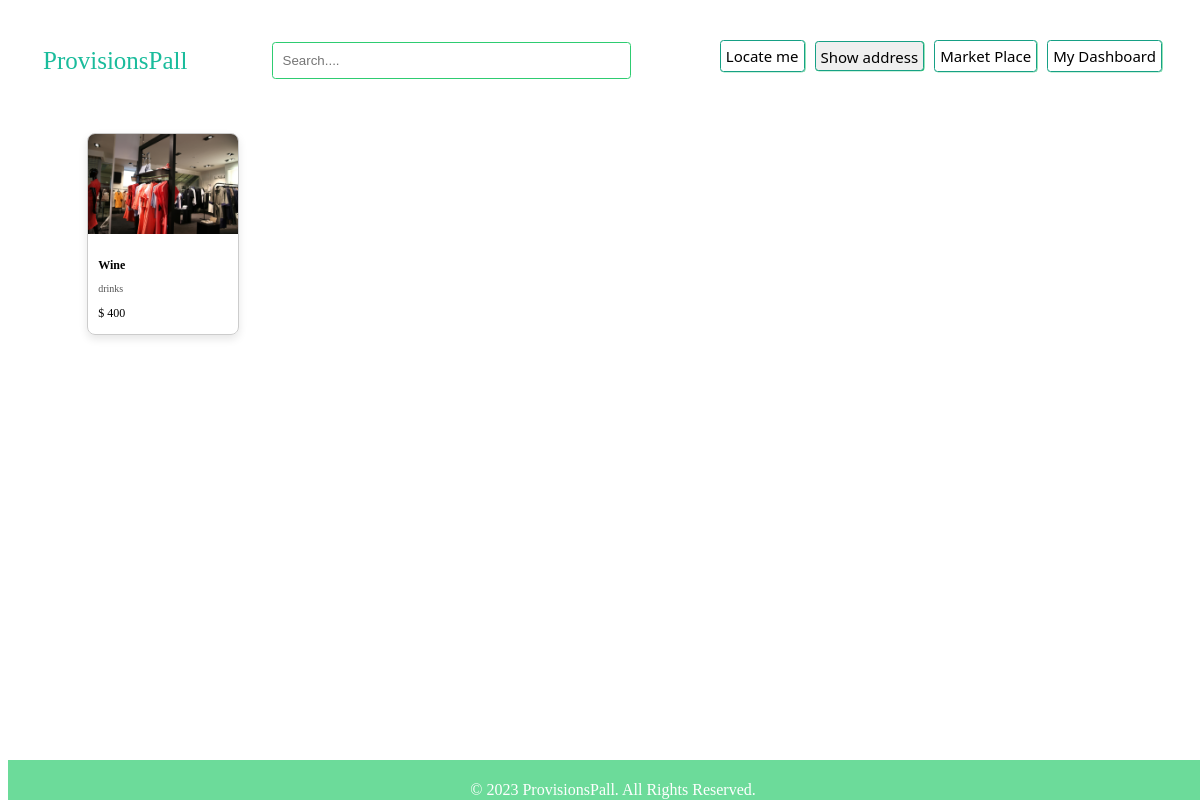
The app's page /market/store/14 (signed in) with its own data.
### models/model.py (models this page shows, shortened)
class Product(db.Model):
    id = db.Column(db.Integer, primary_key=True)
    name = db.Column(db.String(100), nullable=False)
    price = db.Column(db.Integer, nullable=False)
    description = db.Column(db.Text, nullable=False)
    image = db.Column(db.String(150), nullable=True, default='img4')
    category = db.Column(db.String(80), nullable=False)
    date_created = db.Column(db.DateTime, nullable=False,
                             default=datetime.utcnow)
    store_id = db.Column(db.Integer, db.ForeignKey('store.id'), nullable=False)

### provisionspall_web/app.py (the view)
@app.route('/market/store/<id>', strict_slashes=False)
def market_store(id=None):
    if id is None:
        return redirect('/market')
    store = db.session.get(Store, id)
    if not len(store.products):
        return redirect('/market')
    return render_template('market.html',
                           products=store.products,
                           cache_id=uuid.uuid4())

### provisionspall_web/templates/market.html (shortened to what this page needs)
<!DOCTYPE html>
<html lang="en">
    <head>
        <link rel="stylesheet" type="text/css"
            href="{{ url_for('static', filename='styles/dashboard-mobile.css') }}">
        <link rel="stylesheet" type="text/css"
            href="{{ url_for('static', filename='styles/dashboard.css') }}">
        <link rel="stylesheet" type="text/css"
            href="{{ url_for('static', filename='styles/marketplace.css') }}">
    </head>
    <body>
        <section class="container">
            <a href="/market" class="login-link2">ProvisionsPall</a>
            <input type="text" id="searchBar" name="search_text"
                class="search_text"
                placeholder="Search...." value>
            <a href="/store/{{ products[0].store_id }}"
                class="login-link style_button style_input bigDevice">Locate
                me</a>
            <button id="address"
                class="login-link style_button style_input bigDevice"
                data-store="{{ products[0].store_id }}">Show
                address</button>
            <a href="/market"
                class="login-link style_button style_input bigDevice">Market
                Place</a>
            <a href="/dashboard"
                class="login-link style_button style_input bigDevice">My
                Dashboard</a>
        </section>
        <div class="image-grid" data-cache="{{ cache_id }}">
            {% for product in products %}
            <div class="card" data-id="{{ product.id }}">
                <img
                    src="{{ url_for('static', filename='uploads/' + product.image) }}"
                    alt="Store Image">
                <div class="card-content">
                    <h2 class="card-title">{{ product.name }}</h2>
                    <p class="card-description">{{ product.category }}</p>
                    <p class="card-title">$ {{ product.price }}</p>
                </div>
            </div>
            {% endfor %}
        </div>
        <div class="footer">
            <p>&copy; 2023 ProvisionsPall. All Rights Reserved.</p>
        </div>
    </body>
</html>

### provisionspall_web/static/styles/dashboard-mobile.css (style rules this page uses)
:root { --primary-color: #1abc9c; --secondary-color: #16a085; --accent-color: #2ecc71; }
button { cursor: pointer; }
.bigDevice { display: none; }
@media screen and (min-width: 500px) { .bigDevice { display: inline-flex; } }
.style_input { margin-bottom: 10px; margin-left: 10px; max-width: 400px; max-height: 150px; border-radius: 3.5px; border: 1px var(--accent-color) solid; padding: 5px; }
.login-link { text-decoration: none; color: inherit; }
.login-link2 { text-decoration: none; font-size: 15px; color: var(--primary-color); padding: 5px; }
.style_button { border-radius: 3.5px; border: 1px var(--secondary-color) solid; box-shadow: 0.5px 0.3px 0.1px var(--accent-color); }
.user_container button, .login-link, .submit_button, #close, #close2, #submit_store, #store { max-height: 30px; min-width: 20px; font-size: 10px; font-family: system-ui, -apple-system, BlinkMacSystemFont, 'Segoe UI', Roboto, Oxygen, Ubuntu, Cantarell, 'Open Sans', 'Helvetica Neue', sans-serif; font-weight: 15px; }

### provisionspall_web/static/styles/dashboard.css (style rules this page uses)
@media screen and (min-width: 1024px) { .login-link2 { font-size: 25px; } }
@media screen and (min-width: 1024px) { .user_container button, #store, .login-link, .submit_button, #close, #close2, #submit_store { max-height: 30px; min-height: 20px; min-width: 30px; font-size: 15px; font-weight: 20px; } }

### provisionspall_web/static/styles/marketplace.css (style rules this page uses)
:root { --primary-color: #1abc9c; --secondary-color: #16a085; --accent-color: #2ecc71; }
.card { border: 1px solid #ccc; border-radius: 8px; overflow: hidden; width: 150px; height: 200px; margin: 20px; text-decoration: none; box-shadow: 0 4px 8px rgba(0, 0, 0, 0.1); }
.card img { max-width: 150px; max-height: 150px; object-fit: cover; }
.card-content { padding: 10px; }
.card-title { font-size: 12px; width: 80%; margin-bottom: 2px; }
.card-description { color: #555; width: 80%; font-size: 10px; }
.container { display: flex; align-items: center; justify-content: space-between; padding: 20px; }
@media screen and (min-width: 500px) { .container { padding: 30px; } }
.login-link { text-decoration: none; color: inherit; }
#searchBar { padding: 10px; width: 30%; margin: 4px auto; text-align: left; border-radius: 3.5px; border: 1px var(--accent-color) solid; }
.footer { background-color: rgba(46, 204, 112, 0.7); color: white; padding: 5px; text-align: center; position: fixed; bottom: 0; width: 100%; height: 30px; backdrop-filter: blur(7px); -webkit-backdrop-filter: blur(7px); -moz-backdrop-filter: blur(7px); -o-backdrop-filter: blur(7px); }
.image-grid { display: grid; grid-template-columns: repeat(auto-fill, minmax(150px, 1fr)); gap: 20px; margin: auto; width: 90%; margin-bottom: 50px; }

### records on screen
Product: image (picture), name "Wine", category "drinks", price "400"
